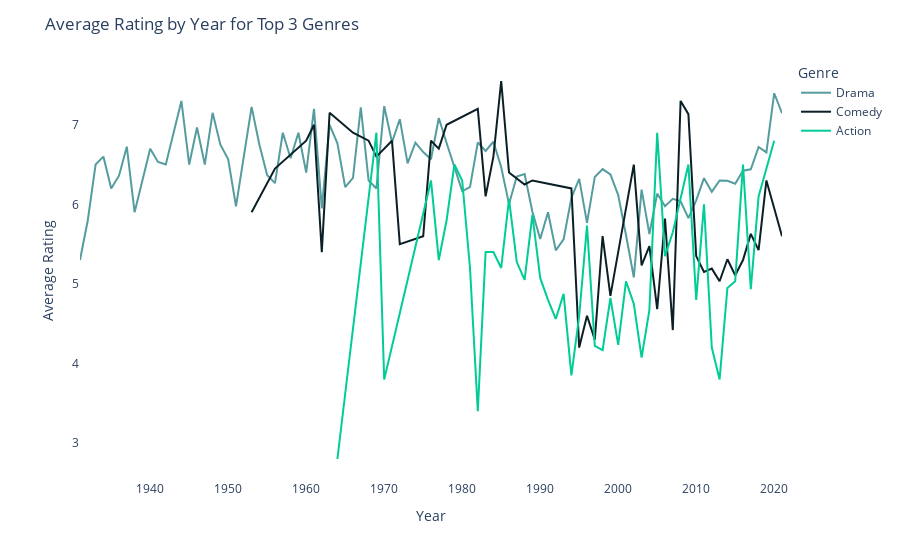

Notebook code for this chart:
### Code cell
average_rating_by_year = imdb.groupby(['Year', 'Genre'])['Rating'].mean().reset_index()

top_3_genres = imdb['Genre'].value_counts().head(3).index

average_rating_by_year = average_rating_by_year[average_rating_by_year['Genre'].isin(top_3_genres)]

fig = px.line(average_rating_by_year, x='Year', y='Rating', color = "Genre", color_discrete_sequence=['#559C9E', '#0B1F26', '#00CC96'])

fig.update_layout(title='Average Rating by Year for Top 3 Genres', xaxis_title='Year', yaxis_title='Average Rating', xaxis=dict(showgrid=False), yaxis=dict(showgrid=False), plot_bgcolor='white')

fig.show()

### Figure 1 — Plotly figure (JSON) as saved in the notebook; plotly's stock layout.template omitted (floating-point values rounded to 4 significant figures)
{"data": [{"hovertemplate": "Genre=Drama<br>Year=%{x}<br>Rating=%{y}<extra></extra>", "legendgroup": "Drama", "line": {"color": "#559C9E", "dash": "solid"}, "marker": {"symbol": "circle"}, "mode": "lines", "name": "Drama", "orientation": "v", "showlegend": true, "type": "scatter", "x": [1931, 1932, 1933, 1934, 1935, 1936, 1937, 1938, 1940, 1941, 1942, 1943, 1944, 1945, 1946, 1947, 1948, 1949, 1950, 1951, 1953, 1954, 1955, 1956, 1957, 1958, 1959, 1960, 1961, 1962, 1963, 1964, 1965, 1966, 1967, 1968, 1969, 1970, 1971, 1972, 1973, 1974, 1975, 1976, 1977, 1978, 1979, 1980, 1981, 1982, 1983, 1984, 1985, 1986, 1987, 1988, 1989, 1990, 1991, 1992, 1993, 1994, 1995, 1996, 1997, 1998, 1999, 2000, 2001, 2002, 2003, 2004, 2005, 2006, 2007, 2008, 2009, 2010, 2011, 2012, 2013, 2014, 2015, 2016, 2017, 2018, 2019, 2020, 2021], "xaxis": "x", "y": [5.3, 5.8, 6.5, 6.6, 6.2, 6.36, 6.725, 5.9, 6.7, 6.533, 6.5, 6.9, 7.3, 6.5, 6.967, 6.5, 7.15, 6.75, 6.567, 5.975, 7.225, 6.75, 6.367, 6.267, 6.9, 6.58, 6.9, 6.4, 7.2, 5.95, 7, 6.767, 6.217, 6.333, 7.22, 6.3, 6.2, 7.233, 6.78, 7.07, 6.514, 6.775, 6.657, 6.567, 7.086, 6.771, 6.467, 6.167, 6.217, 6.778, 6.671, 6.787, 6.467, 6.006, 6.35, 6.38, 5.908, 5.564, 5.9, 5.422, 5.56, 6.083, 6.32, 5.767, 6.344, 6.443, 6.375, 6.117, 5.614, 5.083, 6.186, 5.627, 6.135, 5.977, 6.07, 6.037, 5.827, 6.05, 6.329, 6.157, 6.3, 6.295, 6.26, 6.422, 6.44, 6.721, 6.653, 7.396, 7.146], "yaxis": "y"}, {"hovertemplate": "Genre=Comedy<br>Year=%{x}<br>Rating=%{y}<extra></extra>", "legendgroup": "Comedy", "line": {"color": "#0B1F26", "dash": "solid"}, "marker": {"symbol": "circle"}, "mode": "lines", "name": "Comedy", "orientation": "v", "showlegend": true, "type": "scatter", "x": [1953, 1956, 1960, 1961, 1962, 1963, 1966, 1968, 1969, 1971, 1972, 1975, 1976, 1977, 1978, 1982, 1983, 1984, 1985, 1986, 1988, 1989, 1994, 1995, 1996, 1997, 1998, 1999, 2002, 2003, 2004, 2005, 2006, 2007, 2008, 2009, 2010, 2011, 2012, 2013, 2014, 2015, 2016, 2017, 2018, 2019, 2020, 2021], "xaxis": "x", "y": [5.9, 6.45, 6.8, 7, 5.4, 7.15, 6.9, 6.8, 6.6, 6.8, 5.5, 5.6, 6.8, 6.7, 7, 7.2, 6.1, 6.6, 7.55, 6.4, 6.25, 6.3, 6.2, 4.2, 4.6, 4.3, 5.6, 4.85, 6.5, 5.233, 5.475, 4.683, 5.82, 4.42, 7.3, 7.133, 5.35, 5.15, 5.192, 5.033, 5.31, 5.108, 5.3, 5.629, 5.425, 6.3, 5.95, 5.6], "yaxis": "y"}, {"hovertemplate": "Genre=Action<br>Year=%{x}<br>Rating=%{y}<extra></extra>", "legendgroup": "Action", "line": {"color": "#00CC96", "dash": "solid"}, "marker": {"symbol": "circle"}, "mode": "lines", "name": "Action", "orientation": "v", "showlegend": true, "type": "scatter", "x": [1964, 1968, 1969, 1970, 1976, 1977, 1978, 1979, 1980, 1981, 1982, 1983, 1984, 1985, 1986, 1987, 1988, 1989, 1990, 1991, 1992, 1993, 1994, 1995, 1996, 1997, 1998, 1999, 2000, 2001, 2002, 2003, 2004, 2005, 2006, 2007, 2009, 2010, 2011, 2012, 2013, 2014, 2015, 2016, 2017, 2018, 2020], "xaxis": "x", "y": [2.8, 6.1, 6.9, 3.8, 6.3, 5.3, 5.8, 6.5, 6.3, 5.2, 3.4, 5.4, 5.4, 5.2, 6.067, 5.275, 5.05, 5.867, 5.075, 4.8, 4.56, 4.875, 3.85, 4.6, 5.733, 4.22, 4.167, 4.825, 4.233, 5.033, 4.75, 4.075, 4.675, 6.9, 5.35, 5.65, 6.5, 4.8, 6, 4.2, 3.8, 4.95, 5.033, 6.5, 4.933, 6.1, 6.8], "yaxis": "y"}], "layout": {"autosize": true, "legend": {"title": {"text": "Genre"}, "tracegroupgap": 0}, "margin": {"t": 60}, "plot_bgcolor": "white", "title": {"text": "Average Rating by Year for Top 3 Genres"}, "xaxis": {"anchor": "y", "autorange": true, "domain": [0, 1], "range": [1931, 2021], "showgrid": false, "title": {"text": "Year"}, "type": "linear"}, "yaxis": {"anchor": "x", "autorange": true, "domain": [0, 1], "range": [2.536, 7.814], "showgrid": false, "title": {"text": "Average Rating"}, "type": "linear"}}}
